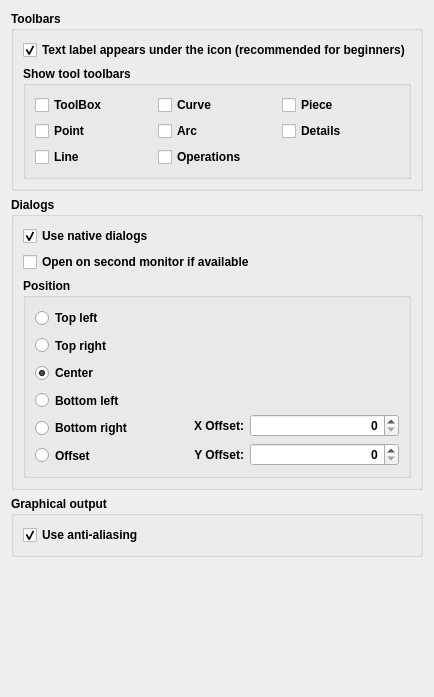
     <widget class="QWidget" name="appearanceTab">
      <attribute name="title">
       <string>Appearance</string>
      </attribute>
      <layout class="QVBoxLayout" name="verticalLayout_11">
       <item>
        <widget class="QGroupBox" name="toolbarsGroupBox">
         <property name="sizePolicy">
          <sizepolicy hsizetype="Expanding" vsizetype="Expanding">
           <horstretch>0</horstretch>
           <verstretch>0</verstretch>
          </sizepolicy>
         </property>
         <property name="minimumSize">
          <size>
           <width>0</width>
           <height>170</height>
          </size>
         </property>
         <property name="maximumSize">
          <size>
           <width>16777215</width>
           <height>16777215</height>
          </size>
         </property>
         <property name="font">
          <font>
           <pointsize>9</pointsize>
           <bold>true</bold>
          </font>
         </property>
         <property name="title">
          <string>Toolbars</string>
         </property>
         <layout class="QVBoxLayout" name="verticalLayout_2">
          <item>
           <widget class="QCheckBox" name="toolBarStyle_CheckBox">
            <property name="sizePolicy">
             <sizepolicy hsizetype="Preferred" vsizetype="Preferred">
              <horstretch>0</horstretch>
              <verstretch>0</verstretch>
             </sizepolicy>
            </property>
            <property name="font">
             <font>
              <pointsize>9</pointsize>
              <bold>true</bold>
             </font>
            </property>
            <property name="text">
             <string>Text label appears under the icon (recommended for beginners)</string>
            </property>
            <property name="checked">
             <bool>true</bool>
            </property>
           </widget>
          </item>
          <item>
           <widget class="QGroupBox" name="groupBox_2">
            <property name="sizePolicy">
             <sizepolicy hsizetype="Expanding" vsizetype="Preferred">
              <horstretch>0</horstretch>
              <verstretch>0</verstretch>
             </sizepolicy>
            </property>
            <property name="maximumSize">
             <size>
              <width>16777215</width>
              <height>120</height>
             </size>
            </property>
            <property name="font">
             <font>
              <pointsize>9</pointsize>
              <bold>true</bold>
             </font>
            </property>
            <property name="title">
             <string>Show tool toolbars</string>
            </property>
            <layout class="QGridLayout" name="gridLayout">
             <item row="0" column="0">
              <widget class="QCheckBox" name="toolsToolbar_CheckBox">
               <property name="sizePolicy">
                <sizepolicy hsizetype="Preferred" vsizetype="Preferred">
                 <horstretch>0</horstretch>
                 <verstretch>0</verstretch>
                </sizepolicy>
               </property>
               <property name="minimumSize">
                <size>
                 <width>100</width>
                 <height>0</height>
                </size>
               </property>
               <property name="font">
                <font>
                 <pointsize>9</pointsize>
                 <bold>true</bold>
                </font>
               </property>
               <property name="text">
                <string>ToolBox</string>
               </property>
              </widget>
             </item>
             <item row="0" column="1">
              <widget class="QCheckBox" name="curveToolbar_CheckBox">
               <property name="sizePolicy">
                <sizepolicy hsizetype="Preferred" vsizetype="Preferred">
                 <horstretch>0</horstretch>
                 <verstretch>0</verstretch>
                </sizepolicy>
               </property>
               <property name="minimumSize">
                <size>
                 <width>100</width>
                 <height>0</height>
                </size>
               </property>
               <property name="font">
                <font>
                 <pointsize>9</pointsize>
                 <bold>true</bold>
                </font>
               </property>
               <property name="text">
                <string>Curve</string>
               </property>
              </widget>
             </item>
             <item row="0" column="2">
              <widget class="QCheckBox" name="pieceToolbar_CheckBox">
               <property name="sizePolicy">
                <sizepolicy hsizetype="Preferred" vsizetype="Preferred">
                 <horstretch>0</horstretch>
                 <verstretch>0</verstretch>
                </sizepolicy>
               </property>
               <property name="minimumSize">
                <size>
                 <width>100</width>
                 <height>0</height>
                </size>
               </property>
               <property name="font">
                <font>
                 <pointsize>9</pointsize>
                 <bold>true</bold>
                </font>
               </property>
               <property name="text">
                <string>Piece</string>
               </property>
              </widget>
             </item>
             <item row="1" column="0">
              <widget class="QCheckBox" name="pointToolbar_CheckBox">
               <property name="sizePolicy">
                <sizepolicy hsizetype="Preferred" vsizetype="Preferred">
                 <horstretch>0</horstretch>
                 <verstretch>0</verstretch>
                </sizepolicy>
               </property>
               <property name="minimumSize">
                <size>
                 <width>100</width>
                 <height>0</height>
                </size>
               </property>
               <property name="font">
                <font>
                 <pointsize>9</pointsize>
                 <bold>true</bold>
                </font>
               </property>
               <property name="text">
                <string>Point</string>
               </property>
              </widget>
             </item>
             <item row="1" column="1">
              <widget class="QCheckBox" name="arcToolbar_CheckBox">
               <property name="sizePolicy">
                <sizepolicy hsizetype="Preferred" vsizetype="Preferred">
                 <horstretch>0</horstretch>
                 <verstretch>0</verstretch>
                </sizepolicy>
               </property>
               <property name="minimumSize">
                <size>
                 <width>100</width>
                 <height>0</height>
                </size>
               </property>
               <property name="font">
                <font>
                 <pointsize>9</pointsize>
                 <bold>true</bold>
                </font>
               </property>
               <property name="text">
                <string>Arc</string>
               </property>
              </widget>
             </item>
             <item row="1" column="2">
              <widget class="QCheckBox" name="detailsToolbar_CheckBox">
               <property name="sizePolicy">
                <sizepolicy hsizetype="Preferred" vsizetype="Preferred">
                 <horstretch>0</horstretch>
                 <verstretch>0</verstretch>
                </sizepolicy>
               </property>
               <property name="minimumSize">
                <size>
                 <width>100</width>
                 <height>0</height>
                </size>
               </property>
               <property name="font">
                <font>
                 <pointsize>9</pointsize>
                 <bold>true</bold>
                </font>
               </property>
               <property name="text">
                <string>Details</string>
               </property>
              </widget>
             </item>
             <item row="2" column="0">
              <widget class="QCheckBox" name="lineToolbar_CheckBox">
               <property name="sizePolicy">
                <sizepolicy hsizetype="Preferred" vsizetype="Preferred">
                 <horstretch>0</horstretch>
                 <verstretch>0</verstretch>
                </sizepolicy>
               </property>
               <property name="minimumSize">
                <size>
                 <width>100</width>
                 <height>0</height>
                </size>
               </property>
               <property name="font">
                <font>
                 <pointsize>9</pointsize>
                 <bold>true</bold>
                </font>
               </property>
               <property name="text">
                <string>Line</string>
               </property>
              </widget>
             </item>
             <item row="2" column="1">
              <widget class="QCheckBox" name="operationToolbar_CheckBox">
               <property name="sizePolicy">
                <sizepolicy hsizetype="Preferred" vsizetype="Preferred">
                 <horstretch>0</horstretch>
                 <verstretch>0</verstretch>
                </sizepolicy>
               </property>
               <property name="minimumSize">
                <size>
                 <width>100</width>
                 <height>0</height>
                </size>
               </property>
               <property name="font">
                <font>
                 <pointsize>9</pointsize>
                 <bold>true</bold>
                </font>
               </property>
               <property name="text">
                <string>Operations</string>
               </property>
              </widget>
             </item>
            </layout>
           </widget>
          </item>
         </layout>
        </widget>
       </item>
       <item>
        <widget class="QGroupBox" name="dialogs_GgroupBox">
         <property name="sizePolicy">
          <sizepolicy hsizetype="Preferred" vsizetype="Expanding">
           <horstretch>0</horstretch>
           <verstretch>0</verstretch>
          </sizepolicy>
         </property>
         <property name="minimumSize">
          <size>
           <width>0</width>
           <height>270</height>
          </size>
         </property>
         <property name="font">
          <font>
           <pointsize>9</pointsize>
           <bold>true</bold>
          </font>
         </property>
         <property name="title">
          <string>Dialogs</string>
         </property>
         <layout class="QVBoxLayout" name="verticalLayout_25">
          <item>
           <layout class="QVBoxLayout" name="verticalLayout_24">
            <item>
             <widget class="QCheckBox" name="use_native_checkbox">
              <property name="text">
               <string>Use native dialogs</string>
              </property>
              <property name="checked">
               <bool>true</bool>
              </property>
             </widget>
            </item>
            <item>
             <widget class="QCheckBox" name="useSecondMonitor_CheckBox">
              <property name="sizePolicy">
               <sizepolicy hsizetype="Preferred" vsizetype="Preferred">
                <horstretch>0</horstretch>
                <verstretch>0</verstretch>
               </sizepolicy>
              </property>
              <property name="text">
               <string>Open on second monitor if available</string>
              </property>
             </widget>
            </item>
            <item>
             <widget class="QGroupBox" name="position_GroupBox">
              <property name="sizePolicy">
               <sizepolicy hsizetype="Expanding" vsizetype="Expanding">
                <horstretch>0</horstretch>
                <verstretch>0</verstretch>
               </sizepolicy>
              </property>
              <property name="minimumSize">
               <size>
                <width>0</width>
                <height>200</height>
               </size>
              </property>
              <property name="font">
               <font>
                <pointsize>9</pointsize>
                <bold>true</bold>
               </font>
              </property>
              <property name="title">
               <string>Position</string>
              </property>
              <property name="checkable">
               <bool>false</bool>
              </property>
              <layout class="QVBoxLayout" name="verticalLayout_20">
               <item>
                <layout class="QHBoxLayout" name="horizontalLayout_4" stretch="2,3">
                 <item>
                  <layout class="QVBoxLayout" name="verticalLayout_7">
                   <item>
                    <widget class="QRadioButton" name="ul_RadioButton">
                     <property name="sizePolicy">
                      <sizepolicy hsizetype="Preferred" vsizetype="Preferred">
                       <horstretch>0</horstretch>
                       <verstretch>0</verstretch>
                      </sizepolicy>
                     </property>
                     <property name="text">
                      <string>Top left</string>
                     </property>
                     <attribute name="buttonGroup">
                      <string notr="true">position_ButtonGroup</string>
                     </attribute>
                    </widget>
                   </item>
                   <item>
                    <widget class="QRadioButton" name="ur_RadioButton">
                     <property name="sizePolicy">
                      <sizepolicy hsizetype="Preferred" vsizetype="Preferred">
                       <horstretch>0</horstretch>
                       <verstretch>0</verstretch>
                      </sizepolicy>
                     </property>
                     <property name="text">
                      <string>Top right</string>
                     </property>
                     <attribute name="buttonGroup">
                      <string notr="true">position_ButtonGroup</string>
                     </attribute>
                    </widget>
                   </item>
                   <item>
                    <widget class="QRadioButton" name="center_RadioButton">
                     <property name="sizePolicy">
                      <sizepolicy hsizetype="Preferred" vsizetype="Preferred">
                       <horstretch>0</horstretch>
                       <verstretch>0</verstretch>
                      </sizepolicy>
                     </property>
                     <property name="text">
                      <string>Center</string>
                     </property>
                     <property name="checked">
                      <bool>true</bool>
                     </property>
                     <attribute name="buttonGroup">
                      <string notr="true">position_ButtonGroup</string>
                     </attribute>
                    </widget>
                   </item>
                   <item>
                    <widget class="QRadioButton" name="ll_RadioButton">
                     <property name="sizePolicy">
                      <sizepolicy hsizetype="Preferred" vsizetype="Preferred">
                       <horstretch>0</horstretch>
                       <verstretch>0</verstretch>
                      </sizepolicy>
                     </property>
                     <property name="text">
                      <string>Bottom left</string>
                     </property>
                     <attribute name="buttonGroup">
                      <string notr="true">position_ButtonGroup</string>
                     </attribute>
                    </widget>
                   </item>
                   <item>
                    <widget class="QRadioButton" name="lr_RadioButton">
                     <property name="sizePolicy">
                      <sizepolicy hsizetype="Preferred" vsizetype="Preferred">
                       <horstretch>0</horstretch>
                       <verstretch>0</verstretch>
                      </sizepolicy>
                     </property>
                     <property name="text">
                      <string>Bottom right</string>
                     </property>
                     <attribute name="buttonGroup">
                      <string notr="true">position_ButtonGroup</string>
                     </attribute>
                    </widget>
                   </item>
                   <item>
                    <widget class="QRadioButton" name="offset_RadioButton">
                     <property name="sizePolicy">
                      <sizepolicy hsizetype="Minimum" vsizetype="Preferred">
                       <horstretch>0</horstretch>
                       <verstretch>0</verstretch>
                      </sizepolicy>
                     </property>
                     <property name="text">
                      <string>Offset</string>
                     </property>
                     <attribute name="buttonGroup">
                      <string notr="true">position_ButtonGroup</string>
                     </attribute>
                    </widget>
                   </item>
                  </layout>
                 </item>
                 <item>
                  <layout class="QFormLayout" name="formLayout_11">
                   <property name="labelAlignment">
                    <set>Qt::AlignBottom|Qt::AlignLeading|Qt::AlignLeft</set>
                   </property>
                   <property name="formAlignment">
                    <set>Qt::AlignBottom|Qt::AlignLeading|Qt::AlignLeft</set>
                   </property>
                   <item row="0" column="0">
                    <widget class="QLabel" name="xOffset_Label">
                     <property name="minimumSize">
                      <size>
                       <width>60</width>
                       <height>0</height>
                      </size>
                     </property>
                     <property name="text">
                      <string>X Offset:</string>
                     </property>
                     <property name="alignment">
                      <set>Qt::AlignRight|Qt::AlignTrailing|Qt::AlignVCenter</set>
                     </property>
                    </widget>
                   </item>
                   <item row="0" column="1">
                    <widget class="QSpinBox" name="xOffset_SpinBox">
                     <property name="sizePolicy">
                      <sizepolicy hsizetype="Minimum" vsizetype="Preferred">
                       <horstretch>0</horstretch>
                       <verstretch>0</verstretch>
                      </sizepolicy>
                     </property>
                     <property name="minimumSize">
                      <size>
                       <width>50</width>
                       <height>0</height>
                      </size>
                     </property>
                     <property name="autoFillBackground">
                      <bool>false</bool>
                     </property>
                     <property name="alignment">
                      <set>Qt::AlignRight|Qt::AlignTrailing|Qt::AlignVCenter</set>
                     </property>
                     <property name="maximum">
                      <number>9999</number>
                     </property>
                    </widget>
                   </item>
                   <item row="1" column="0">
                    <widget class="QLabel" name="yOffset_Label">
                     <property name="minimumSize">
                      <size>
                       <width>60</width>
                       <height>0</height>
                      </size>
                     </property>
                     <property name="text">
                      <string>Y Offset:</string>
                     </property>
                     <property name="alignment">
                      <set>Qt::AlignRight|Qt::AlignTrailing|Qt::AlignVCenter</set>
                     </property>
                    </widget>
                   </item>
                   <item row="1" column="1">
                    <widget class="QSpinBox" name="yOffset_SpinBox">
                     <property name="sizePolicy">
                      <sizepolicy hsizetype="Minimum" vsizetype="Preferred">
                       <horstretch>0</horstretch>
                       <verstretch>0</verstretch>
                      </sizepolicy>
                     </property>
                     <property name="minimumSize">
                      <size>
                       <width>50</width>
                       <height>0</height>
                      </size>
                     </property>
                     <property name="autoFillBackground">
                      <bool>false</bool>
                     </property>
                     <property name="alignment">
                      <set>Qt::AlignRight|Qt::AlignTrailing|Qt::AlignVCenter</set>
                     </property>
                     <property name="maximum">
                      <number>9999</number>
                     </property>
                    </widget>
                   </item>
                  </layout>
                 </item>
                </layout>
               </item>
              </layout>
             </widget>
            </item>
           </layout>
          </item>
         </layout>
        </widget>
       </item>
       <item>
        <widget class="QGroupBox" name="outputGroupBox">
         <property name="sizePolicy">
          <sizepolicy hsizetype="Expanding" vsizetype="Expanding">
           <horstretch>0</horstretch>
           <verstretch>0</verstretch>
          </sizepolicy>
         </property>
         <property name="minimumSize">
          <size>
           <width>0</width>
           <height>60</height>
          </size>
         </property>
         <property name="maximumSize">
          <size>
           <width>16777215</width>
           <height>16777215</height>
          </size>
         </property>
         <property name="font">
          <font>
           <pointsize>9</pointsize>
           <bold>true</bold>
          </font>
         </property>
         <property name="title">
          <string>Graphical output</string>
         </property>
         <property name="alignment">
          <set>Qt::AlignLeading|Qt::AlignLeft|Qt::AlignTop</set>
         </property>
         <layout class="QVBoxLayout" name="verticalLayout_10">
          <item>
           <widget class="QCheckBox" name="graphicsOutput_CheckBox">
            <property name="sizePolicy">
             <sizepolicy hsizetype="Preferred" vsizetype="Preferred">
              <horstretch>0</horstretch>
              <verstretch>0</verstretch>
             </sizepolicy>
            </property>
            <property name="minimumSize">
             <size>
              <width>0</width>
              <height>0</height>
             </size>
            </property>
            <property name="maximumSize">
             <size>
              <width>16777215</width>
              <height>16777215</height>
             </size>
            </property>
            <property name="font">
             <font>
              <pointsize>9</pointsize>
              <bold>true</bold>
             </font>
            </property>
            <property name="text">
             <string>Use anti-aliasing</string>
            </property>
            <property name="checked">
             <bool>true</bool>
            </property>
           </widget>
          </item>
         </layout>
        </widget>
       </item>
       <item>
        <spacer name="verticalSpacer">
         <property name="orientation">
          <enum>Qt::Vertical</enum>
         </property>
         <property name="sizeHint" stdset="0">
          <size>
           <width>20</width>
           <height>129</height>
          </size>
         </property>
        </spacer>
       </item>
      </layout>
     </widget>
